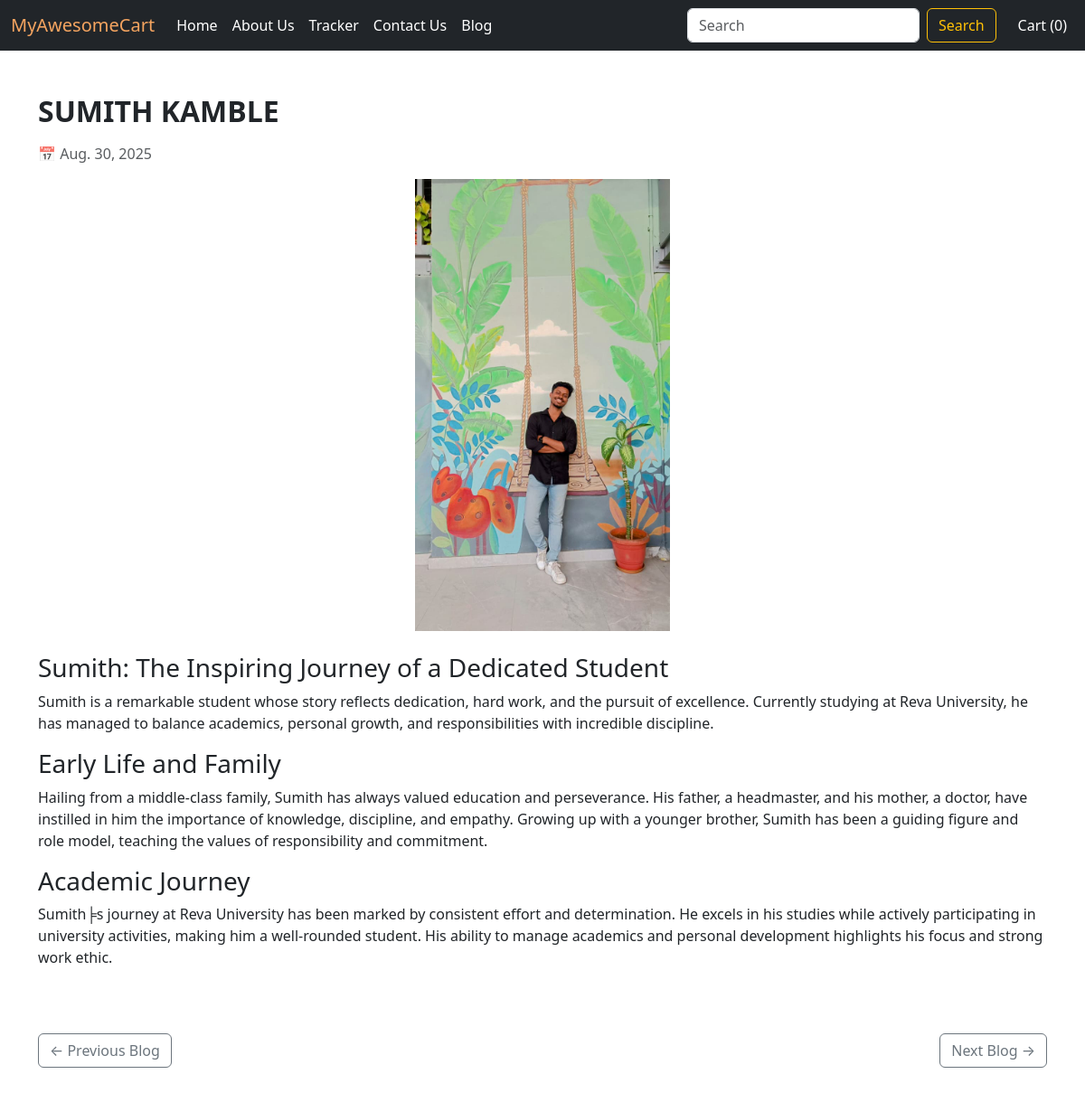
Page /blog/2 on the committed database.
### blog/models.py (models this page shows, shortened)
class Blogpost(models.Model):
    post_id = models.AutoField(primary_key=True)
    title = models.CharField(max_length=200)
    head0 = models.CharField(max_length=500, default="")
    chead0 = models.TextField(default="")
    head1 = models.CharField(max_length=500, default="", blank=True)
    chead1 = models.TextField(default="", blank=True)
    head2 = models.CharField(max_length=500, default="", blank=True)
    chead2 = models.TextField(default="", blank=True)
    pub_date = models.DateField()
    thumbnail = models.ImageField(upload_to="shop/images", default="")

### blog/views.py (the view)
# urls.py: path('<int:id>', views.blogpost, name="blogPost"),
def blogpost(request, id):
    post = get_object_or_404(Blogpost, post_id=id)
    return render(request, 'blog/blogpost.html', {'post': post})

### blog/templates/blog/blogpost.html (shortened to what this page needs)
{% extends 'shop/basic.html' %}
{% block body %}
<div class="container my-5">
  <h2 class="fw-bold mb-3">{{ post.title }}</h2>
  <p class="text-muted">📅 {{ post.pub_date }}</p>
  <div class="text-center mb-4">
    <img src="{{ post.thumbnail.url }}" class="img-fluid rounded"
         alt="{{ post.title }}"
         style="max-width: 700px; width: 100%; max-height: 500px; object-fit: contain;">
  </div>
  <article>
    <h3>{{ post.head0 }}</h3>
    <p>{{ post.chead0 }}</p>
    {% if post.head1 %}
      <h3>{{ post.head1 }}</h3>
      <p>{{ post.chead1 }}</p>
    {% endif %}
    {% if post.head2 %}
      <h3>{{ post.head2 }}</h3>
      <p>{{ post.chead2 }}</p>
    {% endif %}
  </article>
  <div class="d-flex justify-content-between mt-5">
    {% if post.get_previous_by_pub_date %}
      <a href="/blog/{{ post.get_previous_by_pub_date.post_id }}" class="btn btn-outline-secondary">&larr; Previous Blog</a>
    {% else %}
      <span></span>
    {% endif %}
    {% if post.get_next_by_pub_date %}
      <a href="/blog/{{ post.get_next_by_pub_date.post_id }}" class="btn btn-outline-secondary">Next Blog &rarr;</a>
    {% else %}
      <span></span>
    {% endif %}
  </div>
</div>
{% endblock %}

### rows in the picture
Blogpost: title "SUMITH KAMBLE", pub_date "Aug. 30, 2025", thumbnail (picture), head0 "Sumith: The Inspiring Journey of a Dedicated Student", chead0 "Sumith is a remarkable student whose story reflects dedication, hard work, and the pursuit of excellence. Currently studying at Reva University, he has managed to balance academics, personal growth, and responsibilities with incredible discipline.", head1 "Early Life and Family", chead1 "Hailing from a middle-class family, Sumith has always valued education and perseverance. His father, a headmaster, and his mother, a doctor, have instilled in him the importance of knowledge, discipline, and empathy. Growing up with a younger brother, Sumith has been a guiding figure and role model, teaching the values of responsibility and commitment.", head2 "Academic Journey", chead2 "Sumith╞s journey at Reva University has been marked by consistent effort and determination. He excels in his studies while actively participating in university activities, making him a well-rounded student. His ability to manage academics and personal development highlights his focus and strong work ethic."
